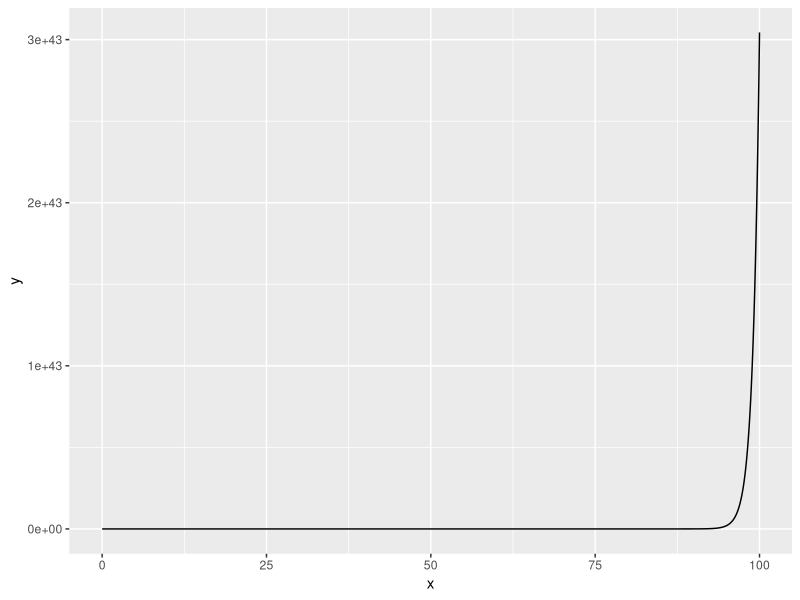
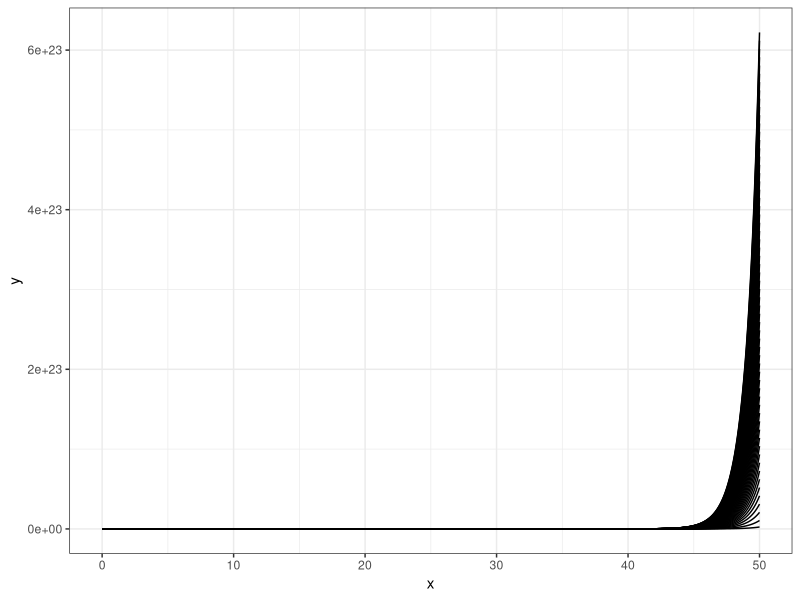

These charts were generated, in order, by the following R code:
library(ggplot2)


euler_method <- function(diff_eq, 
                         params, 
                         x_0, y_0, 
                         dx = 0.01, 
                         right.bound,
                         method = "fourth_order"){
  
  x <- seq(x_0, right.bound, by = dx)
  
  y <- vector(mode="numeric", length=length(x))
  y[1] <- y_0
  
  
  if (method == "standard"){
    
    for (j in 2:length(x)){
      
      y[j] <- y[j-1] + diff_eq(y[j-1], params) * dx
    }
  }
  
  
  if (method == "fourth_order"){
    
    for (j in 2:length(x)){
      
      k1 <- diff_eq(y[j-1], params) * dx
      k2 <- diff_eq(y[j-1] + k1/2, params) * dx
      k3 <- diff_eq(y[j-1] + k2/2, params) * dx
      k4 <- diff_eq(y[j-1] + k3, params) * dx
      
      y[j] <- y[j-1] + (k1 + 2*k2 + 2*k3 + k4) / 6
    }
  }

  
  df <- data.frame("x"=x,
                   "y"=y)
  
  return(df)
}




phase_space <- function(diff_eq, 
                        params, 
                        x_0, y_0, 
                        dx = 0.01, 
                        right.bound,
                        method = "fourth_order"){
  
  x <- seq(x_0, right.bound, by = dx)
  
  p <- ggplot()
  
  
  for (j in 1:length(y_0)){
    
    res <- euler_method(diff_eq,
                        params,
                        x_0, y_0[j],
                        dx = dx,
                        right.bound = right.bound,
                        method = method)
  
    
    p <- p + geom_line(data = res, aes(x = x, y = y))
    
  }
  
  p <- p + theme_bw()
  return( p )
}



# logistic curve
de <- function(x, params){
  
  return( params[1] * x * (1 - x/params[2]) )
}

# intractable de
de <- function(x, params){
  
  return( x + exp(-x) )
}



# parameters of the differential equation
params <- c(0.2, 100)

# initial x
x_0 = 0

# initial y
y_0 = 1


# single trajectory
res <- euler_method(de, params, x_0, y_0, dx = 0.01, right.bound = 100)

p <- ggplot() + geom_line(data = res, mapping = aes(x=x, y=y))
p


# vector of initial y, needed for the phase space
y_0 <- seq(0, 120, 2)

# phase space plot
res <- phase_space(de, params, x_0, y_0, dx = 0.1, right.bound = 50)
res

